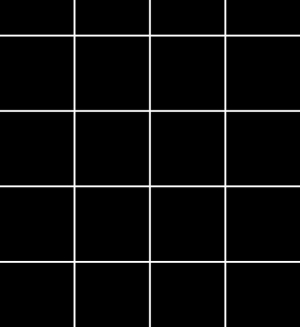
#> input picture images/bw_grid.jpg, 300 x 327 px, found by its file name
$ python 01-line-detection.py
#> lines starting #> are read from the running program, lines starting #| are printed output that depends on the picture
import cv2
import numpy as np
from skimage.feature import match_template
import matplotlib.pyplot as plt

img = cv2.imread("images/bw_grid.jpg")
#> img is the input picture: shape (327, 300, 3); min 0, max 255, mean 10.7
img = cv2.cvtColor(img, cv2.COLOR_BGR2GRAY)
#> img: shape (327, 300)
h_mask = np.array([[-1, -1, -1], [2, 2, 2], [-1, -1, -1]])
v_mask = np.array([[-1, 2, -1], [-1, 2, -1], [-1, 2, -1]])
d_mask1 = np.array([[-1, -1, 2], [-1, 2, -1], [2, -1, -1]])
d_mask2 = np.array([[2, -1, -1], [-1, 2, -1], [-1, -1, 2]])
result = match_template(img, h_mask)
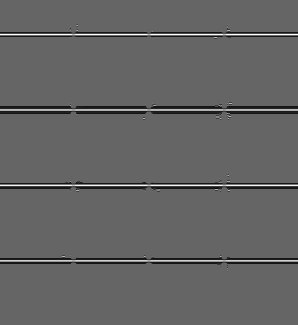
#> result: shape (325, 298) float64; min -0.632, max 0.962, mean -0.0104; drawn with min black and max white
plt.imshow(result, cmap="gray")
plt.show()
